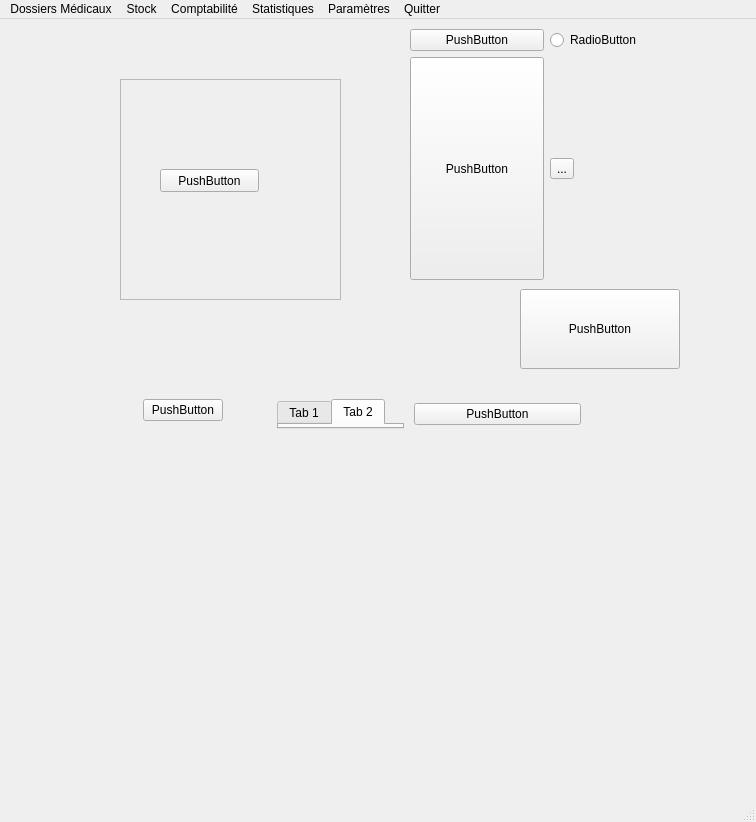
<?xml version="1.0" encoding="UTF-8"?>
<ui version="4.0">
 <class>MainWindow</class>
 <widget class="QMainWindow" name="MainWindow">
  <property name="geometry">
   <rect>
    <x>0</x>
    <y>0</y>
    <width>756</width>
    <height>822</height>
   </rect>
  </property>
  <property name="windowTitle">
   <string>Open Vet</string>
  </property>
  <property name="windowIcon">
   <iconset>
    <normaloff>../../../../../../.designer/images/icone.png</normaloff>../../../../../../.designer/images/icone.png</iconset>
  </property>
  <property name="styleSheet">
   <string notr="true"/>
  </property>
  <widget class="QWidget" name="centralwidget">
   <property name="sizePolicy">
    <sizepolicy hsizetype="Expanding" vsizetype="Expanding">
     <horstretch>0</horstretch>
     <verstretch>0</verstretch>
    </sizepolicy>
   </property>
   <widget class="QWidget" name="horizontalLayoutWidget">
    <property name="geometry">
     <rect>
      <x>90</x>
      <y>370</y>
      <width>501</width>
      <height>301</height>
     </rect>
    </property>
    <layout class="QHBoxLayout" name="horizontalLayout" stretch="0,0,0">
     <property name="spacing">
      <number>10</number>
     </property>
     <property name="sizeConstraint">
      <enum>QLayout::SetMaximumSize</enum>
     </property>
     <property name="margin">
      <number>10</number>
     </property>
     <item alignment="Qt::AlignHCenter|Qt::AlignTop">
      <widget class="QPushButton" name="pushButton_3">
       <property name="text">
        <string>PushButton</string>
       </property>
      </widget>
     </item>
     <item>
      <widget class="QTabWidget" name="tabWidget">
       <property name="sizePolicy">
        <sizepolicy hsizetype="Maximum" vsizetype="Maximum">
         <horstretch>0</horstretch>
         <verstretch>0</verstretch>
        </sizepolicy>
       </property>
       <property name="currentIndex">
        <number>1</number>
       </property>
       <widget class="QWidget" name="tab">
        <attribute name="title">
         <string>Tab 1</string>
        </attribute>
       </widget>
       <widget class="QWidget" name="tab_2">
        <attribute name="title">
         <string>Tab 2</string>
        </attribute>
       </widget>
      </widget>
     </item>
     <item>
      <widget class="QPushButton" name="pushButton">
       <property name="text">
        <string>PushButton</string>
       </property>
      </widget>
     </item>
    </layout>
   </widget>
   <widget class="QFrame" name="frame">
    <property name="geometry">
     <rect>
      <x>120</x>
      <y>60</y>
      <width>221</width>
      <height>221</height>
     </rect>
    </property>
    <property name="sizePolicy">
     <sizepolicy hsizetype="Expanding" vsizetype="Expanding">
      <horstretch>0</horstretch>
      <verstretch>0</verstretch>
     </sizepolicy>
    </property>
    <property name="frameShape">
     <enum>QFrame::StyledPanel</enum>
    </property>
    <property name="frameShadow">
     <enum>QFrame::Raised</enum>
    </property>
    <widget class="QPushButton" name="pushButton_2">
     <property name="geometry">
      <rect>
       <x>40</x>
       <y>90</y>
       <width>99</width>
       <height>23</height>
      </rect>
     </property>
     <property name="sizePolicy">
      <sizepolicy hsizetype="Expanding" vsizetype="Expanding">
       <horstretch>0</horstretch>
       <verstretch>0</verstretch>
      </sizepolicy>
     </property>
     <property name="text">
      <string>PushButton</string>
     </property>
    </widget>
   </widget>
   <widget class="QWidget" name="horizontalLayoutWidget_2">
    <property name="geometry">
     <rect>
      <x>520</x>
      <y>270</y>
      <width>160</width>
      <height>80</height>
     </rect>
    </property>
    <layout class="QHBoxLayout" name="horizontalLayout_2">
     <item>
      <widget class="QPushButton" name="pushButton_4">
       <property name="sizePolicy">
        <sizepolicy hsizetype="Expanding" vsizetype="Expanding">
         <horstretch>0</horstretch>
         <verstretch>0</verstretch>
        </sizepolicy>
       </property>
       <property name="text">
        <string>PushButton</string>
       </property>
      </widget>
     </item>
    </layout>
   </widget>
   <widget class="QWidget" name="gridLayoutWidget">
    <property name="geometry">
     <rect>
      <x>410</x>
      <y>10</y>
      <width>231</width>
      <height>251</height>
     </rect>
    </property>
    <layout class="QGridLayout" name="gridLayout">
     <item row="0" column="0">
      <widget class="QPushButton" name="pushButton_5">
       <property name="text">
        <string>PushButton</string>
       </property>
      </widget>
     </item>
     <item row="1" column="0">
      <widget class="QPushButton" name="pushButton_6">
       <property name="sizePolicy">
        <sizepolicy hsizetype="Expanding" vsizetype="Expanding">
         <horstretch>0</horstretch>
         <verstretch>0</verstretch>
        </sizepolicy>
       </property>
       <property name="text">
        <string>PushButton</string>
       </property>
      </widget>
     </item>
     <item row="0" column="1">
      <widget class="QRadioButton" name="radioButton">
       <property name="text">
        <string>RadioButton</string>
       </property>
      </widget>
     </item>
     <item row="1" column="1">
      <widget class="QToolButton" name="toolButton">
       <property name="text">
        <string>...</string>
       </property>
      </widget>
     </item>
    </layout>
   </widget>
  </widget>
  <widget class="QMenuBar" name="menubar">
   <property name="geometry">
    <rect>
     <x>0</x>
     <y>0</y>
     <width>756</width>
     <height>20</height>
    </rect>
   </property>
   <widget class="QMenu" name="menuDossiers_M_dicaux">
    <property name="title">
     <string>Dossiers Médicaux</string>
    </property>
   </widget>
   <widget class="QMenu" name="menuComptabilit">
    <property name="title">
     <string>Comptabilité</string>
    </property>
    <widget class="QMenu" name="menuD_clarations">
     <property name="title">
      <string>Déclarations</string>
     </property>
     <addaction name="actionTVA"/>
     <addaction name="action2035"/>
    </widget>
    <addaction name="action_Recettes"/>
    <addaction name="actionD_penses"/>
    <addaction name="action_Banque"/>
    <addaction name="actionRecoupement_bancaire"/>
    <addaction name="menuD_clarations"/>
   </widget>
   <widget class="QMenu" name="menuConfiguration">
    <property name="title">
     <string>Paramètres</string>
    </property>
    <widget class="QMenu" name="menuBase_de_donn_es">
     <property name="title">
      <string>Base de données</string>
     </property>
     <addaction name="actionBackup"/>
     <addaction name="actionRestore"/>
     <addaction name="actionImport"/>
    </widget>
    <addaction name="actionBureau"/>
    <addaction name="action_Facturation"/>
    <addaction name="action_M_dicaments"/>
    <addaction name="action_Pathologies"/>
    <addaction name="separator"/>
    <addaction name="menuBase_de_donn_es"/>
    <addaction name="actionR_seau_S_curit"/>
   </widget>
   <widget class="QMenu" name="menuQuitter">
    <property name="title">
     <string>Quitter</string>
    </property>
    <addaction name="actionQuitter"/>
   </widget>
   <widget class="QMenu" name="menuStock">
    <property name="title">
     <string>Stock</string>
    </property>
    <addaction name="actionCommandes"/>
    <addaction name="actionAnalyse"/>
   </widget>
   <widget class="QMenu" name="menuStatistiques">
    <property name="title">
     <string>Statistiques</string>
    </property>
   </widget>
   <addaction name="menuDossiers_M_dicaux"/>
   <addaction name="menuStock"/>
   <addaction name="menuComptabilit"/>
   <addaction name="menuStatistiques"/>
   <addaction name="menuConfiguration"/>
   <addaction name="menuQuitter"/>
  </widget>
  <widget class="QStatusBar" name="statusbar"/>
  <action name="action_Recettes">
   <property name="text">
    <string>&amp;Recettes</string>
   </property>
  </action>
  <action name="actionD_penses">
   <property name="text">
    <string>&amp;Dépenses</string>
   </property>
  </action>
  <action name="action_Banque">
   <property name="text">
    <string>&amp;Banque</string>
   </property>
  </action>
  <action name="actionRecoupement_bancaire">
   <property name="text">
    <string>Recoupement bancaire</string>
   </property>
  </action>
  <action name="actionTVA">
   <property name="text">
    <string>TVA</string>
   </property>
  </action>
  <action name="action2035">
   <property name="text">
    <string>2035</string>
   </property>
  </action>
  <action name="actionCommandes">
   <property name="text">
    <string>&amp;Commandes</string>
   </property>
  </action>
  <action name="actionAnalyse">
   <property name="text">
    <string>Visualisation</string>
   </property>
  </action>
  <action name="action_Facturation">
   <property name="text">
    <string>&amp;Facturation</string>
   </property>
  </action>
  <action name="actionBureau">
   <property name="text">
    <string>Bureau</string>
   </property>
   <property name="shortcut">
    <string>Ctrl+Alt+B</string>
   </property>
  </action>
  <action name="action_M_dicaments">
   <property name="text">
    <string>&amp;Médicaments</string>
   </property>
  </action>
  <action name="action_Pathologies">
   <property name="text">
    <string>&amp;Pathologies</string>
   </property>
  </action>
  <action name="actionBackup">
   <property name="text">
    <string>Backup</string>
   </property>
  </action>
  <action name="actionRestore">
   <property name="text">
    <string>Restore</string>
   </property>
  </action>
  <action name="actionImport">
   <property name="text">
    <string>Import</string>
   </property>
  </action>
  <action name="actionR_seau_S_curit">
   <property name="text">
    <string>Réseau/Sécurité</string>
   </property>
  </action>
  <action name="actionQuitter">
   <property name="text">
    <string>Quitter</string>
   </property>
   <property name="toolTip">
    <string>Quitter l'application</string>
   </property>
   <property name="shortcut">
    <string>Ctrl+Q</string>
   </property>
  </action>
 </widget>
 <resources>
  <include location="resources.qrc"/>
 </resources>
 <connections/>
</ui>
